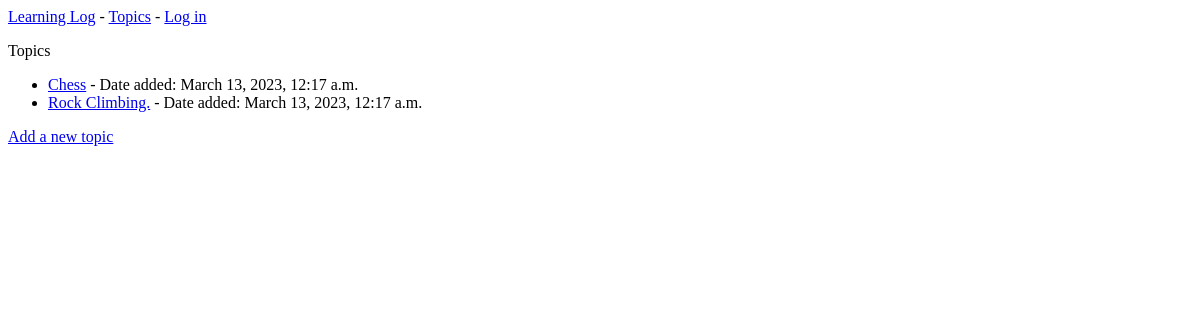
The app's page /topics/, older data.
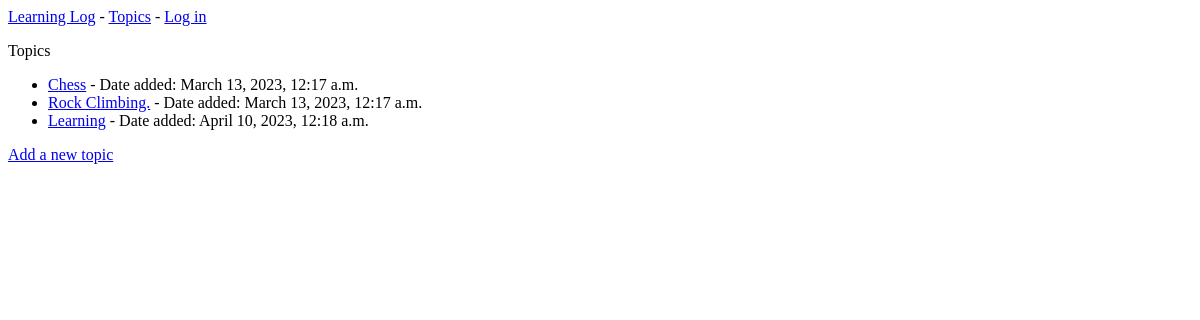
The same page, newer data.
### learning_logs/models.py (models this page shows)
class Topic(models.Model):
    text = models.CharField(max_length=200)
    date_added = models.DateTimeField(auto_now_add=True)
    def __str__(self) -> str:
        return self.text

### learning_logs/views.py (the view)
# urls.py: path('topics/', views.topics, name='topics'),
def topics(request):
    topics = Topic.objects.order_by('date_added')
    context = {'topics': topics}
    return render(request, 'learning_logs/topics.html', context)

### learning_logs/templates/learning_logs/topics.html
{% extends "learning_logs/base.html" %}
{% block content %}
    <p>Topics</p>
    <ul>
        {% for topic in topics %}
            <li>
                <a href="{% url 'learning_logs:topic' topic.id %}">{{ topic }}</a>
                - Date added: {{ topic.date_added }}
            </li>
        {% empty %}
            <li>No topics have been added yet.</li>
        {% endfor %}
    </ul>
    <a href="{% url 'learning_logs:new_topic' %}">Add a new topic</a>
{% endblock content %}

Row changes from the older to the newer data that the page shows:
added Topic: text "Learning", date_added "April 10, 2023, 12:18 a.m."
